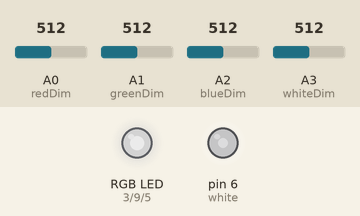
Simulated run of this sketch. Board: Arduino Uno, built with avr-gcc and run on an emulated ATmega328P. Parts: an RGB LED mixed from three pins (HIGH = lit), output pins drawn as LEDs (lit = HIGH). The inputs (shaded band) are chosen by the test bench; at power-on: A0 (redDim) = 512, A1 (greenDim) = 512, A2 (blueDim) = 512, A3 (whiteDim) = 512. Dim RGB values are drawn brighter than linear.

Above: at 2.2 s.
2.3 s: A0 (redDim) set to 716
At 3.5 s:
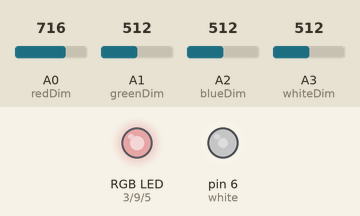
3.8 s: A1 (greenDim) set to 716
At 4.7 s:
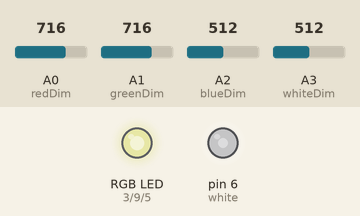
5.3 s: A2 (blueDim) set to 716
At 5.8 s:
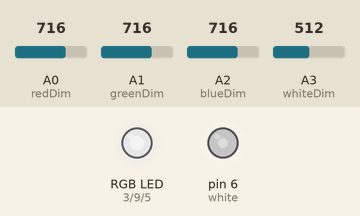
6.8 s: A3 (whiteDim) set to 716
At 8.0 s:
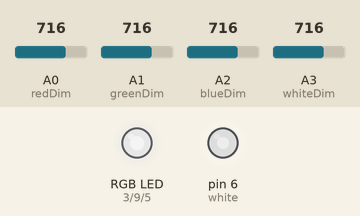
8.3 s: A0 (redDim) set to 992
At 9.3 s:
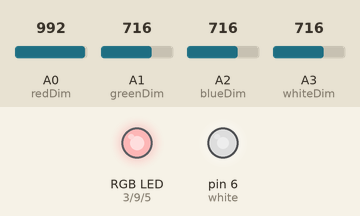
9.8 s: A1 (greenDim) set to 992
At 10.5 s:
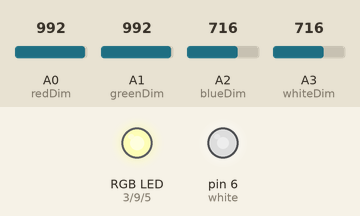
Timing chart, 0 to 12.3 s (numbered marks = the images above; inputs shaded):
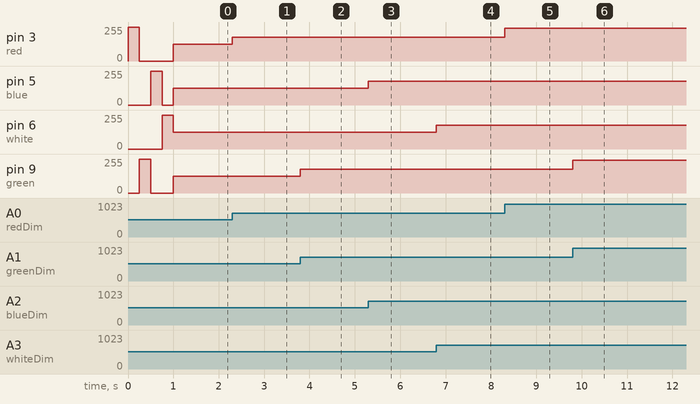

Measured:
- after the input at 2.3 s, pin 3 (red): 127/255 → 178/255 at once
- after the input at 3.8 s, pin 9 (green): 127/255 → 178/255 at once
- after the input at 5.3 s, pin 5 (blue): 127/255 → 178/255 at once
- after the input at 6.8 s, pin 6 (white): 127/255 → 178/255 at once
- after the input at 8.3 s, pin 3 (red): 178/255 → 247/255 at once
- after the input at 9.8 s, pin 9 (green): 178/255 → 247/255 at once

The sketch:

simLightController.ino
```cpp
// Simulator Light Controller
// Written by:  Nik Martelaro (nikmart@stanford.edu)
// Purpose:     PWM controller for RGBW light strip with analog dimmers

// LED control pins
const int red   = 3;
const int green = 9;
const int blue  = 5;
const int white = 6;

// Analog dimmers
const int redDim   = A0;
const int greenDim = A1;
const int blueDim  = A2;
const int whiteDim = A3;

// LED brightness values
int redVal   = 0;
int blueVal  = 0;
int greenVal = 0;
int whiteVal = 0;


// Cycle through each color to check all are working
void setup() {
  // initialize LED control pins as outputs
  pinMode(red, OUTPUT);
  pinMode(green, OUTPUT);
  pinMode(blue, OUTPUT);
  pinMode(white, OUTPUT);

  // reset all control pins
  digitalWrite(red, LOW);
  digitalWrite(green, LOW);
  digitalWrite(blue, LOW);
  digitalWrite(white, LOW);

  // turn each LED on for a built
  int waitTime = 250;
  digitalWrite(red, HIGH);
  delay(waitTime);
  digitalWrite(red, LOW);
  digitalWrite(green, HIGH);
  delay(waitTime);
  digitalWrite(green, LOW);
  digitalWrite(blue, HIGH);
  delay(waitTime);
  digitalWrite(blue, LOW);
  digitalWrite(white, HIGH);
  delay(waitTime);
  digitalWrite(white, LOW);

}

// read the analog pins to control brighness
void loop() {
  //red
  redVal = analogRead(redDim);
  redVal = map(redVal, 0, 1024, 0, 255);

  //green
  greenVal = analogRead(greenDim);
  greenVal = map(greenVal, 0, 1024, 0, 255);

  //blue
  blueVal = analogRead(blueDim);
  blueVal = map(blueVal, 0, 1024, 0, 255);

  //white
  whiteVal = analogRead(whiteDim);
  whiteVal = map(whiteVal, 0, 1024, 0, 255);

  // set the vaules
  analogWrite(red, redVal);
  analogWrite(green, greenVal);
  analogWrite(blue, blueVal);
  analogWrite(white, whiteVal);
}
```
